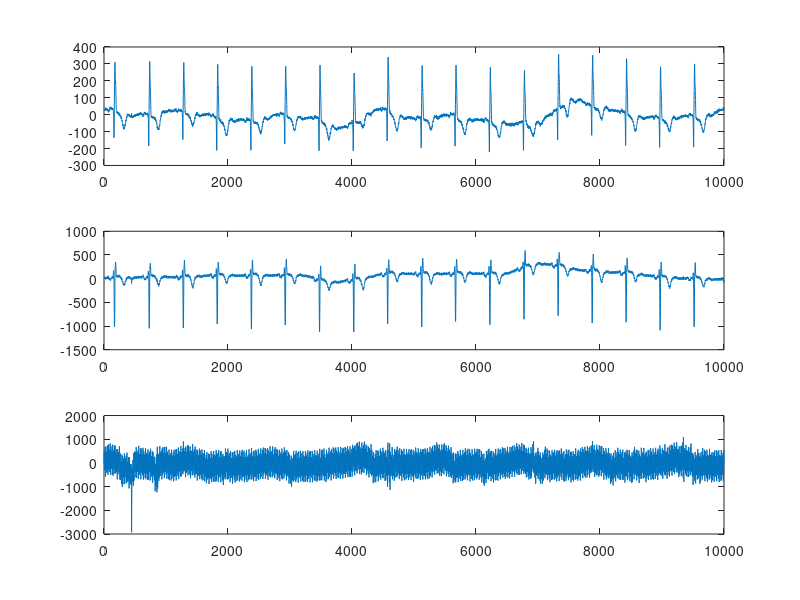
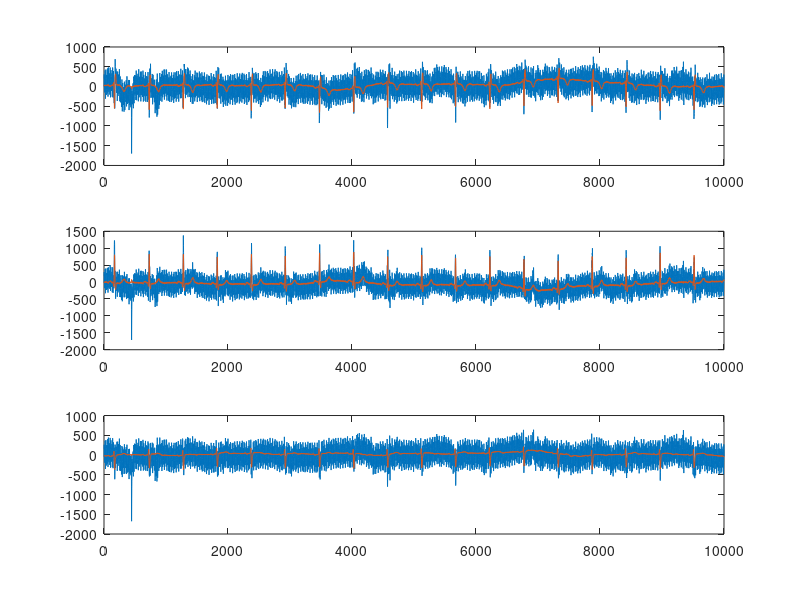

These figures' MATLAB source, in order:
% Úkol: PCA signálů z EKG
% Proveďte Analýzu hlavních a nezávislých komponent na signály v souborech.
% Rekonstruujte data z vybraných komponent.

clc; clear all; close all;

load("EKG3channels_sinus.mat")

Cx = x*x'/size(x, 2);

[V, D] = eig(Cx);

% V^H je transpozice
Z = V'*x;

% vykresleni Z
figure()
subplot(3, 1, 1)
plot(Z(1, :))

subplot(3, 1, 2)
plot(Z(2, :))

subplot(3, 1, 3)
plot(Z(3, :))

% vynulujeme treti komponentu
% tam je sum, a je to nejsilnejsi vlastni vektor, protoze sum je silnej
Z(3, :) = Z(3, :)*0;

% rekonstrukce signalu
X = V*Z;

figure()
% vykresleni puvodnich dat a rekonstruovanych
subplot(3, 1, 1)
plot(x(1, :))
hold on
plot(X(1, :))

subplot(3, 1, 2)
plot(x(2, :))
hold on
plot(X(2, :))

subplot(3, 1, 3)
plot(x(3, :))
hold on
plot(X(3, :))